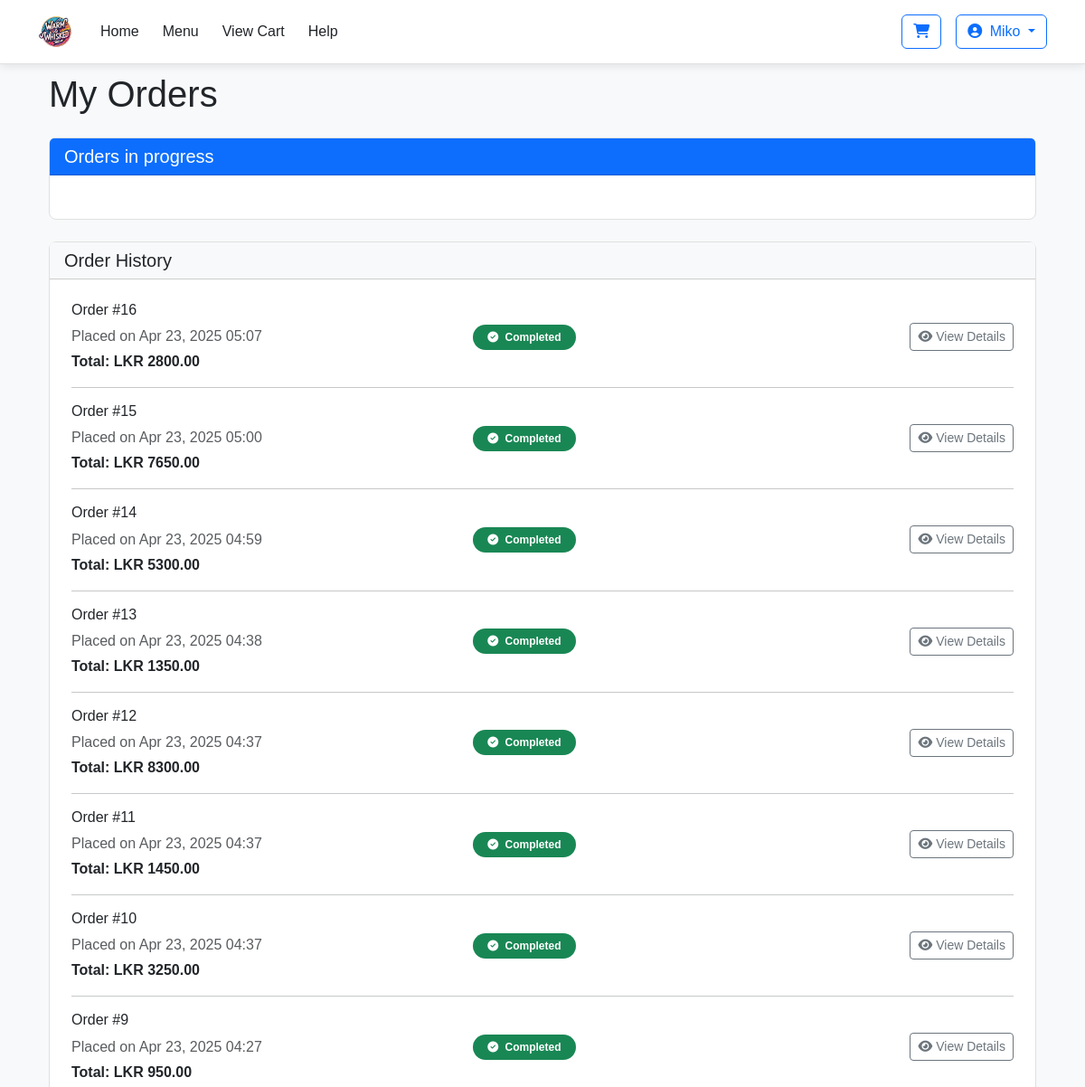
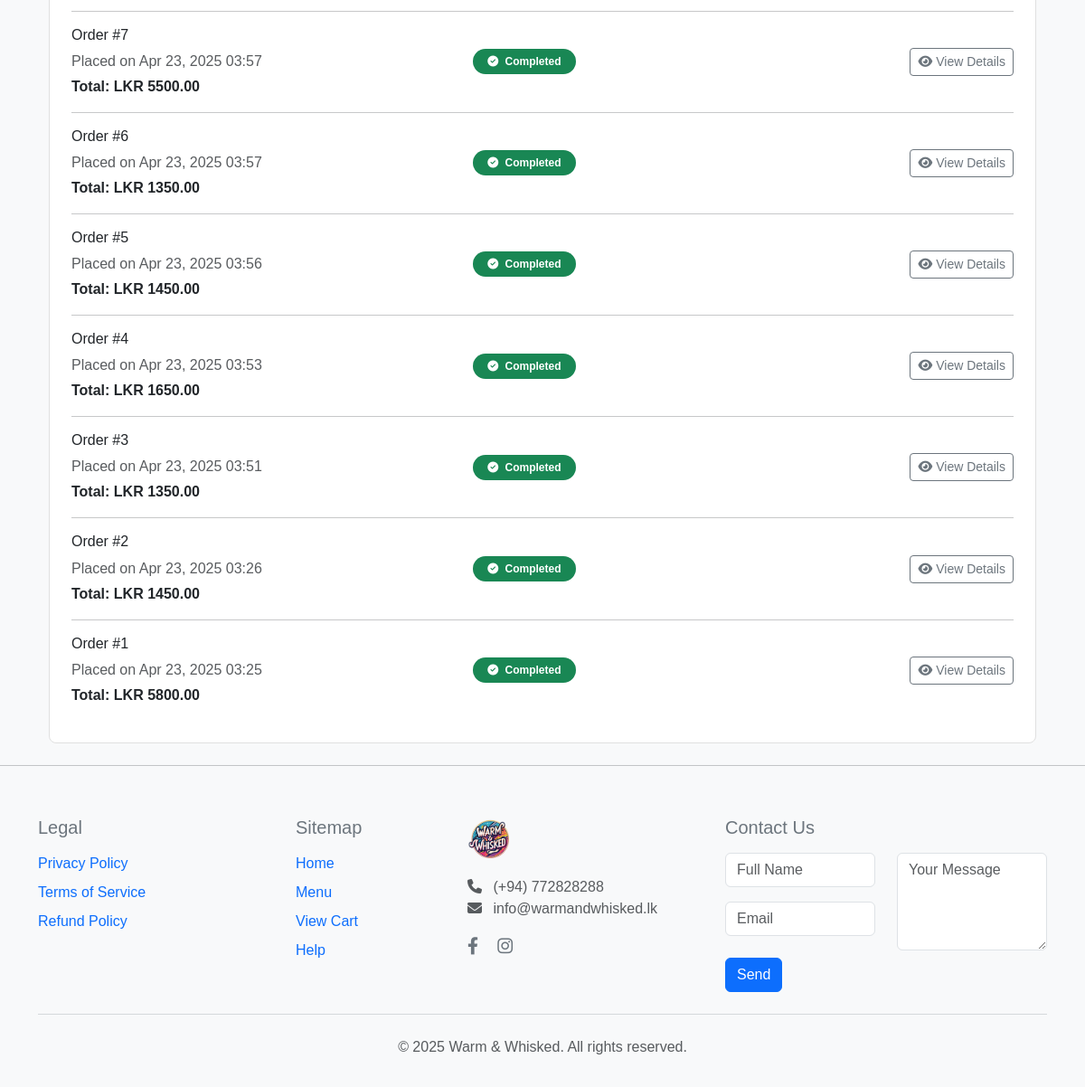
Screenshot of /my-orders/ (signed in) with the database file from the repository (2 pictures, top to bottom).
### orders/models.py (models this page shows, shortened)
class Order(models.Model):
    ORDER_STATUS = (
        ('preparing', 'In Progress'),
        ('ready', 'Ready'),
        ('completed', 'Completed'),
    )
    user = models.ForeignKey(User, on_delete=models.CASCADE)
    created_at = models.DateTimeField(auto_now_add=True)
    status = models.CharField(max_length=20, choices=ORDER_STATUS, default='preparing')
    total = models.DecimalField(max_digits=8, decimal_places=2)
    delivery_address = models.TextField()
    contact_number = models.CharField(max_length=15)
    class Meta:
        ordering = ['-created_at']

### orders/views.py (the view)
# urls.py: path('my-orders/', views.order_tracking, name='order_tracking'),  # Changed path
@login_required
def order_tracking(request):
    orders = Order.objects.filter(user=request.user).order_by('-created_at')
    return render(request, 'orders/my_orders/order_tracking.html', {'orders': orders})

### orders/templates/orders/my_orders/order_tracking.html (shortened to what this page needs)
{% extends 'orders/pages/base.html' %}
{% block content %}
<div class="container">
    <h1 class="mb-4">My Orders</h1>
    <div class="card mb-4">
        <div class="card-header bg-primary text-white">
            <h5 class="mb-0">Orders in progress</h5>
        </div>
        <div class="card-body">
        </div>
    </div>
    <div class="card">
        <div class="card-header bg-light">
            <h5 class="mb-0">Order History</h5>
        </div>
        <div class="card-body">
            {% for order in orders %}
                {% if order.status == 'completed' %}
                <div class="row mb-3 align-items-center">
                    <div class="col-md-5">
                        <h6>Order #{{ order.id }}</h6>
                        <p class="mb-1 text-muted">Placed on {{ order.created_at|date:"M d, Y H:i" }}</p>
                        <p class="mb-0"><strong>Total: LKR {{ order.total }}</strong></p>
                    </div>
                    <div class="col-md-3">
                        <span class="badge rounded-pill bg-success py-2 px-3">
                            <i class="fas fa-check-circle me-1"></i>
                            Completed
                        </span>
                    </div>
                    <div class="col-md-4 text-end">
                        <button class="btn btn-outline-secondary btn-sm"
                                data-bs-toggle="modal"
                                data-bs-target="#orderModal"
                                onclick="loadOrderDetails({{ order.id }})">
                            <i class="fas fa-eye me-1"></i>View Details
                        </button>
                    </div>
                </div>
                {% if not forloop.last %}<hr>{% endif %}
                {% endif %}
            {% empty %}
                <div class="text-center py-3">
                    <i class="fas fa-inbox fa-3x text-muted mb-3"></i>
                    <p class="text-muted">No past orders</p>
                </div>
            {% endfor %}
        </div>
    </div>
</div>
{% endblock %}

### orders/templates/orders/pages/base.html (shortened to what this page needs)
{% load static %}
<!DOCTYPE html>
<html lang="en">
<head>
    <link href="https://cdn.jsdelivr.net/npm/bootstrap@5.3.0/dist/css/bootstrap.min.css" rel="stylesheet">
    <link rel="stylesheet" href="https://cdnjs.cloudflare.com/ajax/libs/font-awesome/6.4.0/css/all.min.css">
    <link rel="stylesheet" href="{% static 'orders/css/style.css' %}">
</head>
<body>
    <nav class="navbar navbar-expand-lg navbar-overlay">
        <div class="container">
            <a class="navbar-brand" href="{% url 'home' %}">
                <img src="{% static 'images/logo.png' %}" alt="Logo" height="40">
            </a>
            <div class="collapse navbar-collapse" id="navbarNav">
                <ul class="navbar-nav me-auto">
                    <li class="nav-item">
                        <a class="nav-link {% if request.resolver_match.url_name == 'home' %}active{% endif %}" href="{% url 'home' %}">Home</a>
                    </li>
                    <li class="nav-item">
                        <a class="nav-link {% if request.resolver_match.url_name == 'orders' %}active{% endif %}" href="{% url 'orders' %}">Menu</a>
                    </li>
                    <li class="nav-item">
                        <a class="nav-link {% if request.resolver_match.url_name == 'cart' %}active{% endif %}" href="{% url 'cart' %}">View Cart</a>
                    </li>
                    <li class="nav-item">
                        <a class="nav-link {% if request.resolver_match.url_name == 'help' %}active{% endif %}" href="{% url 'help' %}">Help</a>
                    </li>
                </ul>
                <div class="d-flex">
                    <a href="{% url 'cart' %}" class="btn btn-outline-primary position-relative me-3">
                        <i class="fas fa-shopping-cart"></i>
                    </a>
                    {% if user.is_authenticated %}
                        <div class="dropdown">
                            <button class="btn btn-outline-primary dropdown-toggle" type="button" id="userDropdown" data-bs-toggle="dropdown">
                                <i class="fas fa-user-circle me-1"></i> {{ user.username }}
                            </button>
                        </div>
                    {% else %}
                        <a href="{% url 'login' %}" class="btn btn-outline-primary me-2">Login</a>
                        <a href="{% url 'signup' %}" class="btn btn-primary">Sign Up</a>
                    {% endif %}
                </div>
            </div>
        </div>
    </nav>
<main class="container main-content">
    {% block content %}{% endblock %}
</main>
<hr class="my-4">
<footer class="footer bg-light py-5">
    <div class="container">
        <div class="row">
            <div class="col-lg-3 col-md-6 mb-4 mb-md-0 order-1">
                <h5 class="mb-3">Legal</h5>
                <ul class="list-unstyled">
                    <li class="mb-2">
                        <a href="{% url 'privacy_policy' %}" class="text-decoration-none">Privacy Policy</a>
                    </li>
                    <li class="mb-2">
                        <a href="{% url 'terms_of_service' %}" class="text-decoration-none">Terms of Service</a>
                    </li>
                    <li class="mb-2">
                        <a href="{% url 'refund_policy' %}" class="text-decoration-none">Refund Policy</a>
                    </li>
                </ul>
            </div>
            <div class="col-lg-2 col-md-6 mb-4 mb-md-0 order-2">
                <h5 class="mb-3">Sitemap</h5>
                <ul class="list-unstyled">
                    <li class="mb-2"><a href="{% url 'home' %}" class="text-decoration-none">Home</a></li>
                    <li class="mb-2"><a href="{% url 'orders' %}" class="text-decoration-none">Menu</a></li>
                    <li class="mb-2"><a href="{% url 'cart' %}" class="text-decoration-none">View Cart</a></li>
                    <li class="mb-2"><a href="{% url 'help' %}" class="text-decoration-none">Help</a></li>
                </ul>
            </div>
            <div class="col-lg-3 col-md-6 mb-4 mb-lg-0 order-3">
                <img src="{% static 'images/logo.png' %}" alt="Warm & Whisked" height="50" class="mb-3">
                <p class="text-muted">
                    <i class="fas fa-phone me-2"></i> (+94) 772828288<br>
                    <i class="fas fa-envelope me-2"></i> info@warmandwhisked.lk
                </p>
                <div class="social-icons">
                    <a href="https://www.facebook.com/profile.php?id=61574591783072" class="text-decoration-none me-3" target="_blank" rel="noopener noreferrer">
                        <i class="fab fa-facebook-f"></i>
                    </a>
                    <a href="https://www.instagram.com/warmandwhiskedbakerymd/" class="text-decoration-none me-3" target="_blank" rel="noopener noreferrer">
                        <i class="fab fa-instagram"></i>
                    </a>
                </div>
            </div>
            <div class="col-lg-4 col-md-6 order-lg-4 order-4">
                <h5 class="mb-3">Contact Us</h5>
                <form method="post" action="{% url 'contact' %}">
                    <div class="row">
                        <div class="col-md-6">
                            <div class="mb-3">
                                <input type="text" class="form-control" name="name" placeholder="Full Name" required>
                            </div>
                            <div class="mb-3">
                                <input type="email" class="form-control" name="email" placeholder="Email" required>
                            </div>
                        </div>
                        <div class="col-md-6">
                            <textarea class="form-control h-100" name="message" placeholder="Your Message" required></textarea>
                        </div>
                    </div>
                    <button type="submit" class="btn btn-primary mt-2">Send</button>
                </form>
            </div>
        </div>
        <hr class="my-4">
        <div class="text-center">
            <p class="text-muted mb-0">&copy; 2025 Warm & Whisked. All rights reserved.</p>
        </div>
    </div>
</footer>
</body>
</html>

### orders/static/orders/css/style.css (style rules this page uses)
body { font-family: 'Arial', sans-serif; background-color: #f8f9fa; color: #212529; margin: 0; padding: 0; }
.navbar { border-bottom: 1px solid #e0e0e0; }
.navbar-brand img { max-height: 50px; }
.nav-link { color: #212529; transition: color 0.3s ease; }
.btn-primary { background-color: #0d6efd; border-color: #0d6efd; }
.btn-outline-primary { color: #0d6efd; border-color: #0d6efd; }
.card { border: 1px solid #e0e0e0; border-radius: 8px; }
.card-header { font-weight: bold; background-color: #f8f9fa; }
.card-body { padding: 1.5rem; }
.footer { background-color: #f8f9fa; color: #6c757d; }
.footer a { color: #0d6efd; text-decoration: none; }
.footer .social-icons a { color: #6c757d; font-size: 1.2rem; margin-right: 10px; }
form input, form textarea { border-radius: 4px; border: 1px solid #ced4da; }
.navbar-overlay { position: fixed; top: 0; left: 0; width: 100%; z-index: 1000; background-color: rgba(255, 255, 255, 0.95); box-shadow: 0 2px 10px rgba(0, 0, 0, 0.1); padding: 10px 0; }
.main-content { padding-top: 80px; }
body { margin: 0; padding: 0; }
.navbar-overlay { position: fixed; top: 0; left: 0; width: 100%; z-index: 1000; background-color: rgba(255, 255, 255, 0.95); box-shadow: 0 2px 10px rgba(0, 0, 0, 0.1); padding: 10px 0; transition: all 0.3s ease; }
.nav-link { padding: 8px 15px; margin: 0 5px; border-radius: 20px; transition: all 0.3s ease; }
.footer { padding-top: 2rem !important; padding-bottom: 2rem !important; }

### rows the page displays
Order: id "16", created_at "Apr 23, 2025 05:07", total "2800.00"
Order: id "15", created_at "Apr 23, 2025 05:00", total "7650.00"
Order: id "14", created_at "Apr 23, 2025 04:59", total "5300.00"
Order: id "13", created_at "Apr 23, 2025 04:38", total "1350.00"
Order: id "12", created_at "Apr 23, 2025 04:37", total "8300.00"
Order: id "11", created_at "Apr 23, 2025 04:37", total "1450.00"
Order: id "10", created_at "Apr 23, 2025 04:37", total "3250.00"
Order: id "9", created_at "Apr 23, 2025 04:27", total "950.00"
Order: id "7", created_at "Apr 23, 2025 03:57", total "5500.00"
Order: id "6", created_at "Apr 23, 2025 03:57", total "1350.00"
Order: id "5", created_at "Apr 23, 2025 03:56", total "1450.00"
Order: id "4", created_at "Apr 23, 2025 03:53", total "1650.00"
Order: id "3", created_at "Apr 23, 2025 03:51", total "1350.00"
Order: id "2", created_at "Apr 23, 2025 03:26", total "1450.00"
Order: id "1", created_at "Apr 23, 2025 03:25", total "5800.00"

### other values shown
{{ user.username }} "Miko"
